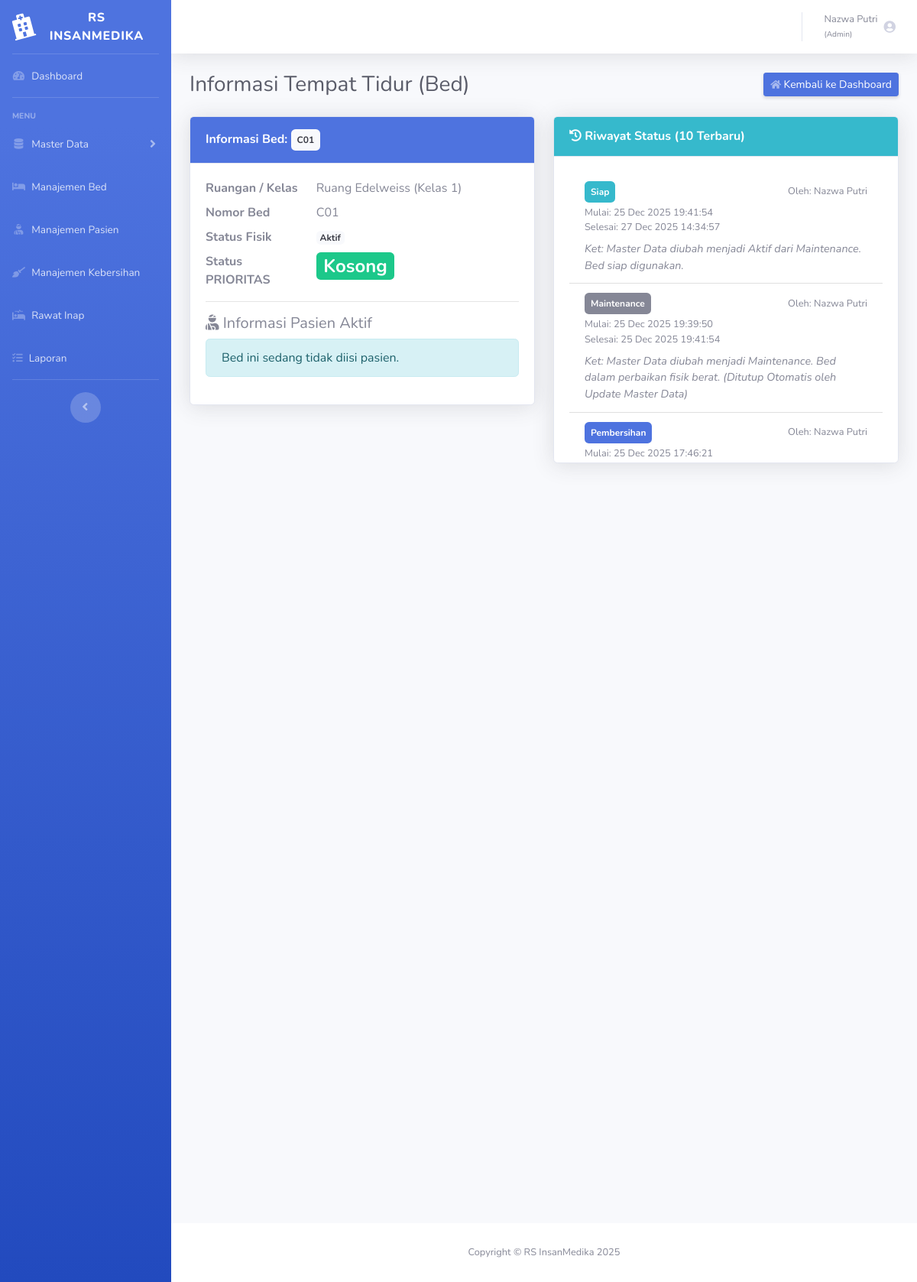
Page /rumahsakit/detail.php?id=2 (signed in) on the committed database.
### tables this page shows
CREATE TABLE `t_tempattidur` (
  `f_idbed` int(11) NOT NULL,
  `f_idruangan` int(11) NOT NULL,
  `f_nomorbed` varchar(150) NOT NULL,
  `f_stsfisik` enum('Aktif','Nonaktif','Maintenance') NOT NULL,
  `f_created` datetime NOT NULL,
  `f_updated` datetime NOT NULL
);

CREATE TABLE `t_ruangan` (
  `f_idruangan` int(11) NOT NULL,
  `f_nama` varchar(150) NOT NULL,
  `f_kelas` enum('VVIP','VIP','Kelas 1','Kelas 2','Kelas 3') NOT NULL,
  `f_lantai` int(11) NOT NULL,
  `f_kapasitas` int(11) NOT NULL,
  `f_created` datetime NOT NULL,
  `f_updated` datetime NOT NULL,
  `f_luasruangan` decimal(6,2) DEFAULT NULL,
  `f_luasperbed` decimal(5,2) DEFAULT NULL,
  `f_faktorefisiensi` decimal(3,2) NOT NULL,
  `f_kapasitasmaks` int(11) NOT NULL
);

CREATE TABLE `t_bedstatus` (
  `f_idbedsts` int(11) NOT NULL,
  `f_idpetugas` int(11) NOT NULL,
  `f_idbed` int(11) NOT NULL,
  `f_sts` enum('Kosong','Terisi','Siap','Pembersihan','Maintenance') NOT NULL,
  `f_waktumulai` datetime NOT NULL,
  `f_waktuselesai` datetime DEFAULT NULL,
  `f_keterangan` varchar(150) NOT NULL,
  `f_created` datetime NOT NULL
);

CREATE TABLE `t_petugas` (
  `f_idpetugas` int(11) NOT NULL,
  `f_nama` varchar(150) NOT NULL,
  `f_username` varchar(150) NOT NULL,
  `f_password` varchar(150) NOT NULL,
  `f_role` enum('Admin','Admisi','Perawat','Petugas Kebersihan') NOT NULL,
  `f_unitkerja` varchar(150) NOT NULL,
  `f_created` datetime NOT NULL,
  `f_updated` datetime NOT NULL
);

### rumahsakit/dbcontroller.php (called while the page is built, shortened)
<?php
class dbcontroller
{
    private $host = '127.0.0.1';
    private $user = 'root';
    private $password = '';
    private $database = 'rumahsakit';
    private $koneksi;
    public function __construct()
    {
        $this->koneksi = $this->koneksiDB();
    }
    private function koneksiDB()
    {
        return mysqli_connect($this->host, $this->user, $this->password, $this->database);
    }
    public function getALL($sql)
    {
        $result = mysqli_query($this->koneksi, $sql);
        $data = [];
        if ($result) {
            while ($row = mysqli_fetch_assoc($result)) {
                $data[] = $row;
            }
        }
        return $data;
    }
    public function getITEM($sql)
    {
        $result = mysqli_query($this->koneksi, $sql);
        return $result ? mysqli_fetch_assoc($result) : false;
    }
    public function getLIST($sql)
    {
    return $this->getALL($sql);
    }
}

### rumahsakit/detail.php (the view, shortened to what this page needs)
<?php
require_once "dbcontroller.php";
$db = new dbcontroller();
$idbed = isset($_GET['id']) ? (int)$_GET['id'] : 0;
function loadDetailBed($db, $idbed) {
    $sql_detail = "SELECT
                        tt.f_idbed,
                        tt.f_nomorbed,
                        tt.f_stsfisik,
                        r.f_idruangan,
                        r.f_nama AS nama_ruangan,
                        r.f_kelas,
                        r.f_lantai,
                        (SELECT COUNT(*)
                         FROM t_rawatinap ri
                         WHERE ri.f_idbed = tt.f_idbed
                           AND ri.f_waktukeluar IS NULL) AS ada_pasien,
                        (SELECT p.f_nama
                         FROM t_rawatinap ri
                         JOIN t_pasien p ON ri.f_idpasien = p.f_idpasien
                         WHERE ri.f_idbed = tt.f_idbed
                           AND ri.f_waktukeluar IS NULL
                         LIMIT 1) AS nama_pasien_aktif,
                        (SELECT ri.f_waktumasuk
                         FROM t_rawatinap ri
                         WHERE ri.f_idbed = tt.f_idbed
                           AND ri.f_waktukeluar IS NULL
                         LIMIT 1) AS waktu_masuk_pasien,
                        (SELECT bs.f_sts
                         FROM t_bedstatus bs
                         WHERE bs.f_idbed = tt.f_idbed
                           AND bs.f_waktuselesai IS NULL
                         ORDER BY bs.f_created DESC
                         LIMIT 1) AS status_bedstatus,
                        (SELECT bs.f_waktumulai
                         FROM t_bedstatus bs
                         WHERE bs.f_idbed = tt.f_idbed
                           AND bs.f_waktuselesai IS NULL
                         ORDER BY bs.f_created DESC
                         LIMIT 1) AS waktu_status_mulai,
                        (SELECT bs.f_keterangan
                         FROM t_bedstatus bs
                         WHERE bs.f_idbed = tt.f_idbed
                           AND bs.f_waktuselesai IS NULL
                         ORDER BY bs.f_created DESC
                         LIMIT 1) AS keterangan_status
                     FROM t_tempattidur tt
                     JOIN t_ruangan r ON tt.f_idruangan = r.f_idruangan
                     WHERE tt.f_idbed = $idbed";
    $bed_detail = $db->getITEM($sql_detail);
    $ada_pasien = $bed_detail['ada_pasien'] > 0;
    $status_fisik = $bed_detail['f_stsfisik'];
    $status_bedstatus = $bed_detail['status_bedstatus'];
    if ($status_fisik == 'Nonaktif' || $status_fisik == 'Maintenance') {
        $status_final = $status_fisik;
    } elseif ($ada_pasien) {
        $status_final = 'Terisi';
    } elseif (!empty($status_bedstatus)) {
        $status_final = $status_bedstatus;
    } else {
        $status_final = 'Kosong';
    }
    $bed_detail['status_final'] = $status_final;
    $sql_riwayat = "SELECT
                        bs.f_sts,
                        bs.f_waktumulai,
                        bs.f_waktuselesai,
                        bs.f_keterangan,
                        p.f_nama AS nama_petugas
                    FROM t_bedstatus bs
                    JOIN t_petugas p ON bs.f_idpetugas = p.f_idpetugas
                    WHERE bs.f_idbed = $idbed
                    ORDER BY bs.f_waktumulai DESC
                    LIMIT 10";
    $bed_detail['riwayat_status'] = $db->getLIST($sql_riwayat);
    return $bed_detail;
}
$data_bed = loadDetailBed($db, $idbed);
function getStatusClass($status) {
    switch ($status) {
        case 'Terisi': return 'danger';
        case 'Kosong': return 'success';
        case 'Siap': return 'info';
        case 'Pembersihan': return 'primary';
        case 'Maintenance':
        case 'Nonaktif': return 'secondary';
        default: return 'light';
    }
}
?>
<!DOCTYPE html>
<html lang="en">
<head>
    <link href="vendor/fontawesome-free/css/all.min.css" rel="stylesheet" type="text/css">
    <link href="css/sb-admin-2.min.css" rel="stylesheet">
</head>
<body id="page-top">
    <div id="wrapper">
        <?php
            include 'sidebar.php';
        ?>
        <div id="content-wrapper" class="d-flex flex-column">
            <div id="content">
                <?php
                    include 'topbar.php';
                ?>
                <div class="container-fluid">
                    <div class="d-sm-flex align-items-center justify-content-between mb-4">
                        <h1 class="h3 mb-0 text-gray-800">Informasi Tempat Tidur (Bed)</h1>
                        <a href="index.php" class="d-none d-sm-inline-block btn btn-sm btn-primary shadow-sm">
                            <i class="fas fa-home fa-sm text-white-50"></i> Kembali ke Dashboard
                        </a>
                    </div>
                    <div class="row">
                        <div class="col-lg-6">
                            <div class="card shadow mb-4">
                                <div class="card-header py-3 detail-card-header">
                                    <h6 class="m-0 font-weight-bold">Informasi Bed: <span class="badge badge-light p-2"><?= htmlspecialchars($data_bed['f_nomorbed']) ?></span></h6>
                                </div>
                                <div class="card-body">
                                    <dl class="row">
                                        <dt class="col-sm-4">Ruangan / Kelas</dt>
                                        <dd class="col-sm-8"><?= htmlspecialchars($data_bed['nama_ruangan']) ?> (<?= htmlspecialchars($data_bed['f_kelas']) ?>)</dd>
                                        <dt class="col-sm-4">Nomor Bed</dt>
                                        <dd class="col-sm-8"><?= htmlspecialchars($data_bed['f_nomorbed']) ?></dd>
                                        <dt class="col-sm-4">Status Fisik</dt>
                                        <dd class="col-sm-8">
                                            <span class="badge badge-<?= getStatusClass($data_bed['f_stsfisik']) ?>">
                                                <?= htmlspecialchars($data_bed['f_stsfisik']) ?>
                                            </span>
                                        </dd>
                                        <dt class="col-sm-4">Status PRIORITAS</dt>
                                        <dd class="col-sm-8">
                                            <span class="badge bed-status-final badge-<?= getStatusClass($data_bed['status_final']) ?>">
                                                <?= htmlspecialchars($data_bed['status_final']) ?>
                                            </span>
                                        </dd>
                                    </dl>
                                    <hr>
                                    <h5><i class="fas fa-user-injured"></i> Informasi Pasien Aktif</h5>
                                    <?php if ($data_bed['ada_pasien'] > 0): ?>
                                        <dl class="row mt-3">
                                            <dt class="col-sm-4 text-danger">Terisi Oleh</dt>
                                            <dd class="col-sm-8 text-danger font-weight-bold"><?= htmlspecialchars($data_bed['nama_pasien_aktif']) ?></dd>
                                            <dt class="col-sm-4">Waktu Masuk</dt>
                                            <dd class="col-sm-8"><?= date('d F Y H:i', strtotime($data_bed['waktu_masuk_pasien'])) ?></dd>
                                        </dl>
                                    <?php else: ?>
                                        <div class="alert alert-info">Bed ini sedang tidak diisi pasien.</div>
                                    <?php endif; ?>
                                </div>
                            </div>
                        </div>
                        <div class="col-lg-6">
                            <div class="card shadow mb-4">
                                <div class="card-header py-3 bg-info text-white">
                                    <h6 class="m-0 font-weight-bold"><i class="fas fa-history"></i> Riwayat Status (10 Terbaru)</h6>
                                </div>
                                <div class="card-body" style="max-height: 400px; overflow-y: auto;">
                                    <?php if (!empty($data_bed['riwayat_status'])): ?>
                                        <ul class="list-group list-group-flush">
                                            <?php foreach ($data_bed['riwayat_status'] as $riwayat): ?>
                                                <li class="list-group-item">
                                                    <div class="d-flex justify-content-between align-items-center">
                                                        <span class="badge badge-<?= getStatusClass($riwayat['f_sts']) ?> p-2">
                                                            <?= htmlspecialchars($riwayat['f_sts']) ?>
                                                        </span>
                                                        <small class="text-muted">
                                                            Oleh: <?= htmlspecialchars($riwayat['nama_petugas']) ?>
                                                        </small>
                                                    </div>
                                                    <small class="text-secondary d-block mt-1">
                                                        Mulai: <?= date('d M Y H:i:s', strtotime($riwayat['f_waktumulai'])) ?>
                                                    </small>
                                                    <?php if ($riwayat['f_waktuselesai']): ?>
                                                        <small class="text-secondary d-block">
                                                            Selesai: <?= date('d M Y H:i:s', strtotime($riwayat['f_waktuselesai'])) ?>
                                                        </small>
                                                    <?php else: ?>
                                                        <span class="badge badge-success">Status Aktif</span>
                                                    <?php endif; ?>
                                                    <?php if (!empty($riwayat['f_keterangan'])): ?>
                                                        <p class="mb-0 mt-2" style="font-size: 0.9rem; font-style: italic;">
                                                            Ket: <?= htmlspecialchars($riwayat['f_keterangan']) ?>
                                                        </p>
                                                    <?php endif; ?>
                                                </li>
                                            <?php endforeach; ?>
                                        </ul>
                                    <?php else: ?>
                                        <p class="text-center text-muted">Belum ada riwayat perubahan status operasional.</p>
                                    <?php endif; ?>
                                </div>
                            </div>
                        </div>
                    </div>
                </div>
                </div>
            <footer class="sticky-footer bg-white">
                <div class="container my-auto">
                    <div class="copyright text-center my-auto">
                        <span>Copyright &copy; RS InsanMedika <?= date('Y') ?></span>
                    </div>
                </div>
            </footer>
            </div>
        </div>
</body>
</html>

### rumahsakit/detail.php (style rules this page uses)
.detail-card-header { background-color: #4e73df; color: white; }
.bed-status-final { font-size: 1.5rem; font-weight: bold; }

### rows in the picture
t_tempattidur: f_nomorbed "C01", f_idruangan.f_nama "Ruang Edelweiss", f_idruangan.f_kelas "Kelas 1", f_stsfisik "Aktif"
t_bedstatus: f_sts "Siap", f_idpetugas.f_nama "Nazwa Putri", f_waktumulai "25 Dec 2025 19:41:54", f_waktuselesai "27 Dec 2025 14:34:57", f_keterangan "Master Data diubah menjadi Aktif dari Maintenance. Bed siap digunakan."
t_bedstatus: f_sts "Maintenance", f_idpetugas.f_nama "Nazwa Putri", f_waktumulai "25 Dec 2025 19:39:50", f_waktuselesai "25 Dec 2025 19:41:54", f_keterangan "Master Data diubah menjadi Maintenance. Bed dalam perbaikan fisik berat. (Ditutup Otomatis oleh Update Master Data)"
t_bedstatus: f_sts "Pembersihan", f_idpetugas.f_nama "Nazwa Putri", f_waktumulai "25 Dec 2025 17:46:21"

### other values in the picture
$nama_petugas "Nazwa Putri"
$role_petugas "Admin"
$data_bed['status_final'] "Kosong"
